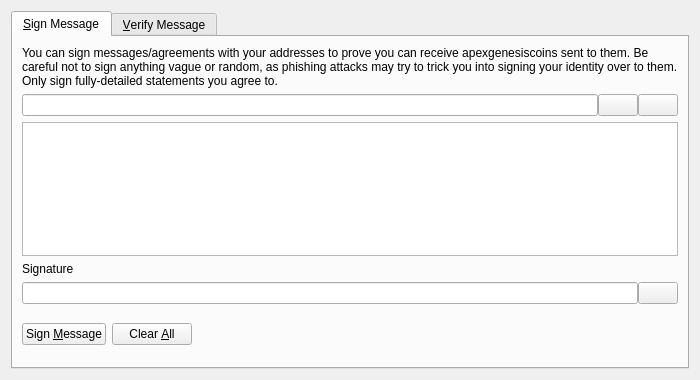
<?xml version="1.0" encoding="UTF-8"?>
<ui version="4.0">
 <class>SignVerifyMessageDialog</class>
 <widget class="QDialog" name="SignVerifyMessageDialog">
  <property name="geometry">
   <rect>
    <x>0</x>
    <y>0</y>
    <width>700</width>
    <height>380</height>
   </rect>
  </property>
  <property name="windowTitle">
   <string>Signatures - Sign / Verify a Message</string>
  </property>
  <property name="modal">
   <bool>true</bool>
  </property>
  <layout class="QVBoxLayout" name="verticalLayout">
   <item>
    <widget class="QTabWidget" name="tabWidget">
     <property name="currentIndex">
      <number>0</number>
     </property>
     <widget class="QWidget" name="tabSignMessage">
      <attribute name="title">
       <string>&amp;Sign Message</string>
      </attribute>
      <layout class="QVBoxLayout" name="verticalLayout_SM">
       <item>
        <widget class="QLabel" name="infoLabel_SM">
         <property name="text">
          <string>You can sign messages/agreements with your addresses to prove you can receive apexgenesiscoins sent to them. Be careful not to sign anything vague or random, as phishing attacks may try to trick you into signing your identity over to them. Only sign fully-detailed statements you agree to.</string>
         </property>
         <property name="textFormat">
          <enum>Qt::PlainText</enum>
         </property>
         <property name="wordWrap">
          <bool>true</bool>
         </property>
        </widget>
       </item>
       <item>
        <layout class="QHBoxLayout" name="horizontalLayout_1_SM">
         <property name="spacing">
          <number>0</number>
         </property>
         <item>
          <widget class="QValidatedLineEdit" name="addressIn_SM">
           <property name="toolTip">
            <string>The ApexGenesiscoin address to sign the message with</string>
           </property>
          </widget>
         </item>
         <item>
          <widget class="QPushButton" name="addressBookButton_SM">
           <property name="toolTip">
            <string>Choose previously used address</string>
           </property>
           <property name="text">
            <string/>
           </property>
           <property name="icon">
            <iconset resource="../bitcoin.qrc">
             <normaloff>:/icons/address-book</normaloff>:/icons/address-book</iconset>
           </property>
           <property name="shortcut">
            <string>Alt+A</string>
           </property>
           <property name="autoDefault">
            <bool>false</bool>
           </property>
          </widget>
         </item>
         <item>
          <widget class="QPushButton" name="pasteButton_SM">
           <property name="toolTip">
            <string>Paste address from clipboard</string>
           </property>
           <property name="text">
            <string/>
           </property>
           <property name="icon">
            <iconset resource="../bitcoin.qrc">
             <normaloff>:/icons/editpaste</normaloff>:/icons/editpaste</iconset>
           </property>
           <property name="shortcut">
            <string>Alt+P</string>
           </property>
           <property name="autoDefault">
            <bool>false</bool>
           </property>
          </widget>
         </item>
        </layout>
       </item>
       <item>
        <widget class="QPlainTextEdit" name="messageIn_SM">
         <property name="toolTip">
          <string>Enter the message you want to sign here</string>
         </property>
        </widget>
       </item>
       <item>
        <widget class="QLabel" name="signatureLabel_SM">
         <property name="text">
          <string>Signature</string>
         </property>
         <property name="textFormat">
          <enum>Qt::PlainText</enum>
         </property>
        </widget>
       </item>
       <item>
        <layout class="QHBoxLayout" name="horizontalLayout_2_SM">
         <property name="spacing">
          <number>0</number>
         </property>
         <item>
          <widget class="QLineEdit" name="signatureOut_SM">
           <property name="font">
            <font>
             <italic>true</italic>
            </font>
           </property>
           <property name="readOnly">
            <bool>true</bool>
           </property>
          </widget>
         </item>
         <item>
          <widget class="QPushButton" name="copySignatureButton_SM">
           <property name="toolTip">
            <string>Copy the current signature to the system clipboard</string>
           </property>
           <property name="text">
            <string/>
           </property>
           <property name="icon">
            <iconset resource="../bitcoin.qrc">
             <normaloff>:/icons/editcopy</normaloff>:/icons/editcopy</iconset>
           </property>
           <property name="autoDefault">
            <bool>false</bool>
           </property>
          </widget>
         </item>
        </layout>
       </item>
       <item>
        <layout class="QHBoxLayout" name="horizontalLayout_3_SM">
         <item>
          <widget class="QPushButton" name="signMessageButton_SM">
           <property name="toolTip">
            <string>Sign the message to prove you own this ApexGenesiscoin address</string>
           </property>
           <property name="text">
            <string>Sign &amp;Message</string>
           </property>
           <property name="icon">
            <iconset resource="../bitcoin.qrc">
             <normaloff>:/icons/edit</normaloff>:/icons/edit</iconset>
           </property>
           <property name="autoDefault">
            <bool>false</bool>
           </property>
          </widget>
         </item>
         <item>
          <widget class="QPushButton" name="clearButton_SM">
           <property name="toolTip">
            <string>Reset all sign message fields</string>
           </property>
           <property name="text">
            <string>Clear &amp;All</string>
           </property>
           <property name="icon">
            <iconset resource="../bitcoin.qrc">
             <normaloff>:/icons/remove</normaloff>:/icons/remove</iconset>
           </property>
           <property name="autoDefault">
            <bool>false</bool>
           </property>
          </widget>
         </item>
         <item>
          <spacer name="horizontalSpacer_1_SM">
           <property name="orientation">
            <enum>Qt::Horizontal</enum>
           </property>
           <property name="sizeHint" stdset="0">
            <size>
             <width>40</width>
             <height>48</height>
            </size>
           </property>
          </spacer>
         </item>
         <item>
          <widget class="QLabel" name="statusLabel_SM">
           <property name="font">
            <font>
             <weight>75</weight>
             <bold>true</bold>
            </font>
           </property>
           <property name="text">
            <string/>
           </property>
           <property name="wordWrap">
            <bool>true</bool>
           </property>
          </widget>
         </item>
         <item>
          <spacer name="horizontalSpacer_2_SM">
           <property name="orientation">
            <enum>Qt::Horizontal</enum>
           </property>
           <property name="sizeHint" stdset="0">
            <size>
             <width>40</width>
             <height>48</height>
            </size>
           </property>
          </spacer>
         </item>
        </layout>
       </item>
      </layout>
     </widget>
     <widget class="QWidget" name="tabVerifyMessage">
      <attribute name="title">
       <string>&amp;Verify Message</string>
      </attribute>
      <layout class="QVBoxLayout" name="verticalLayout_VM">
       <item>
        <widget class="QLabel" name="infoLabel_VM">
         <property name="text">
          <string>Enter the receiver's address, message (ensure you copy line breaks, spaces, tabs, etc. exactly) and signature below to verify the message. Be careful not to read more into the signature than what is in the signed message itself, to avoid being tricked by a man-in-the-middle attack. Note that this only proves the signing party receives with the address, it cannot prove sendership of any transaction!</string>
         </property>
         <property name="textFormat">
          <enum>Qt::PlainText</enum>
         </property>
         <property name="alignment">
          <set>Qt::AlignLeading|Qt::AlignLeft|Qt::AlignTop</set>
         </property>
         <property name="wordWrap">
          <bool>true</bool>
         </property>
        </widget>
       </item>
       <item>
        <layout class="QHBoxLayout" name="horizontalLayout_1_VM">
         <property name="spacing">
          <number>0</number>
         </property>
         <item>
          <widget class="QValidatedLineEdit" name="addressIn_VM">
           <property name="toolTip">
            <string>The ApexGenesiscoin address the message was signed with</string>
           </property>
          </widget>
         </item>
         <item>
          <widget class="QPushButton" name="addressBookButton_VM">
           <property name="toolTip">
            <string>Choose previously used address</string>
           </property>
           <property name="text">
            <string/>
           </property>
           <property name="icon">
            <iconset resource="../bitcoin.qrc">
             <normaloff>:/icons/address-book</normaloff>:/icons/address-book</iconset>
           </property>
           <property name="shortcut">
            <string>Alt+A</string>
           </property>
           <property name="autoDefault">
            <bool>false</bool>
           </property>
          </widget>
         </item>
        </layout>
       </item>
       <item>
        <widget class="QPlainTextEdit" name="messageIn_VM"/>
       </item>
       <item>
        <widget class="QValidatedLineEdit" name="signatureIn_VM"/>
       </item>
       <item>
        <layout class="QHBoxLayout" name="horizontalLayout_2_VM">
         <item>
          <widget class="QPushButton" name="verifyMessageButton_VM">
           <property name="toolTip">
            <string>Verify the message to ensure it was signed with the specified ApexGenesiscoin address</string>
           </property>
           <property name="text">
            <string>Verify &amp;Message</string>
           </property>
           <property name="icon">
            <iconset resource="../bitcoin.qrc">
             <normaloff>:/icons/transaction_0</normaloff>:/icons/transaction_0</iconset>
           </property>
           <property name="autoDefault">
            <bool>false</bool>
           </property>
          </widget>
         </item>
         <item>
          <widget class="QPushButton" name="clearButton_VM">
           <property name="toolTip">
            <string>Reset all verify message fields</string>
           </property>
           <property name="text">
            <string>Clear &amp;All</string>
           </property>
           <property name="icon">
            <iconset resource="../bitcoin.qrc">
             <normaloff>:/icons/remove</normaloff>:/icons/remove</iconset>
           </property>
           <property name="autoDefault">
            <bool>false</bool>
           </property>
          </widget>
         </item>
         <item>
          <spacer name="horizontalSpacer_1_VM">
           <property name="orientation">
            <enum>Qt::Horizontal</enum>
           </property>
           <property name="sizeHint" stdset="0">
            <size>
             <width>40</width>
             <height>48</height>
            </size>
           </property>
          </spacer>
         </item>
         <item>
          <widget class="QLabel" name="statusLabel_VM">
           <property name="font">
            <font>
             <weight>75</weight>
             <bold>true</bold>
            </font>
           </property>
           <property name="text">
            <string/>
           </property>
           <property name="wordWrap">
            <bool>true</bool>
           </property>
          </widget>
         </item>
         <item>
          <spacer name="horizontalSpacer_2_VM">
           <property name="orientation">
            <enum>Qt::Horizontal</enum>
           </property>
           <property name="sizeHint" stdset="0">
            <size>
             <width>40</width>
             <height>48</height>
            </size>
           </property>
          </spacer>
         </item>
        </layout>
       </item>
      </layout>
     </widget>
    </widget>
   </item>
  </layout>
 </widget>
 <customwidgets>
  <customwidget>
   <class>QValidatedLineEdit</class>
   <extends>QLineEdit</extends>
   <header>qvalidatedlineedit.h</header>
  </customwidget>
 </customwidgets>
 <resources>
  <include location="../bitcoin.qrc"/>
 </resources>
 <connections/>
</ui>
